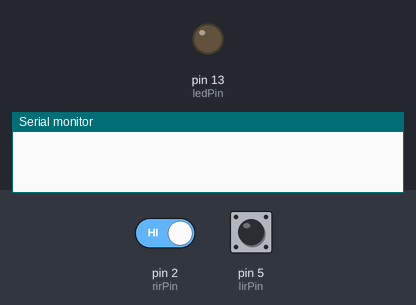
A sketch run on a simulated Arduino Uno, built with avr-gcc and run on an emulated ATmega328P. On the bench: output pins drawn as LEDs (lit = HIGH), the last lines printed to the serial monitor. Inputs (shaded band) come from the test bench; at power-on: pin 2 (rirPin) HIGH, pin 5 (lirPin) HIGH.

Above: at 1.2 s.
1.3 s: pin 2 (rirPin) driven LOW
At 2.4 s:
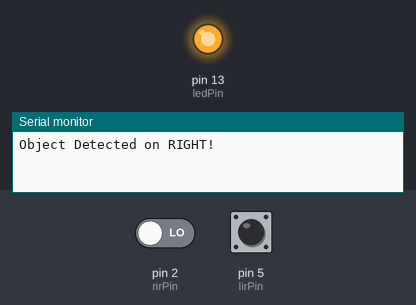
4.3 s: pin 2 (rirPin) driven HIGH
At 4.7 s:
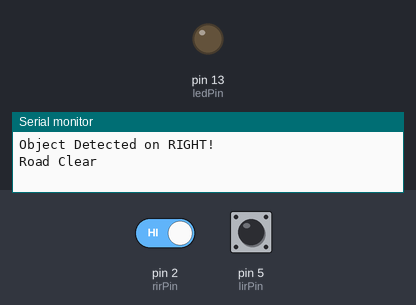
Timing chart, 0 to 7.3 s (numbered marks = the images above; inputs shaded):
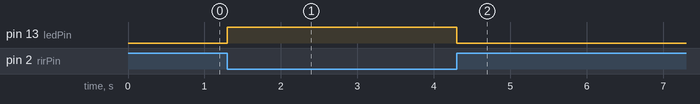

Measured:
- after the input at 1.3 s, pin 13 (ledPin): LOW → HIGH at once
- after the input at 4.3 s, pin 13 (ledPin): HIGH → LOW at once

The sketch:

MHB_IR.ino
```cpp
#define lirPin 5
#define rirPin 2
#define ledPin 13

void setup() {
  // put your setup code here, to run once:
  pinMode(lirPin, INPUT);
  pinMode(rirPin, INPUT);
  pinMode(ledPin, OUTPUT);
  Serial.begin(9600);
}

int lstate=1, lprev_state=1, rstate=1, rprev_state=1;

void loop() {
  // put your main code here, to run repeatedly:
  lprev_state=lstate;
  lstate = digitalRead(lirPin);
  rprev_state=rstate;
  rstate= digitalRead(rirPin);

  if(lstate!=lprev_state)
  {  if(lstate==LOW){
      Serial.println("Object Detected on LEFT!");
      digitalWrite(ledPin, HIGH);
    }
    else{
      Serial.println("Road Clear");
      digitalWrite(ledPin, LOW);
    }
  }

  if(rstate!=rprev_state)
  {  if(rstate==LOW){
      Serial.println("Object Detected on RIGHT!");
      digitalWrite(ledPin, HIGH);
    }
    else{
      Serial.println("Road Clear");
      digitalWrite(ledPin, LOW);
    }
  }
}


// int irPin = A0;

// void setup() {
//   Serial.begin(9600);
// }

// void loop() {
//   int value = analogRead(irPin);
//   Serial.println(value);
//   delay(100);
// }
```
